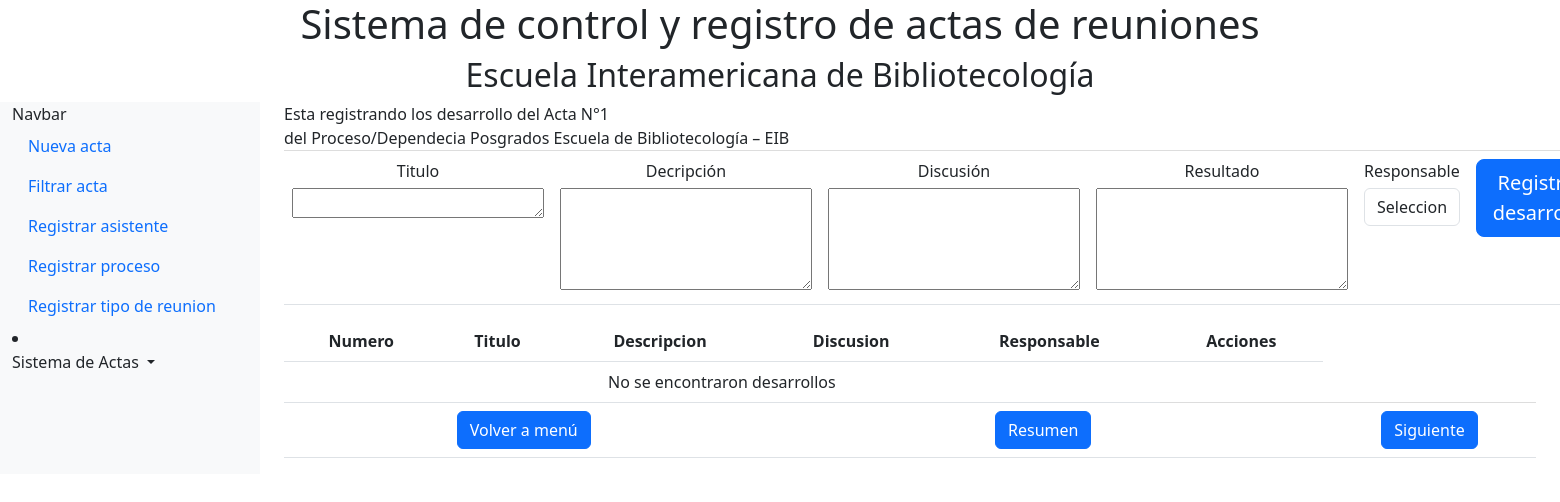
The page /app_registro/RegistroDesarrollo/19/123/1/ on the database as committed earlier.
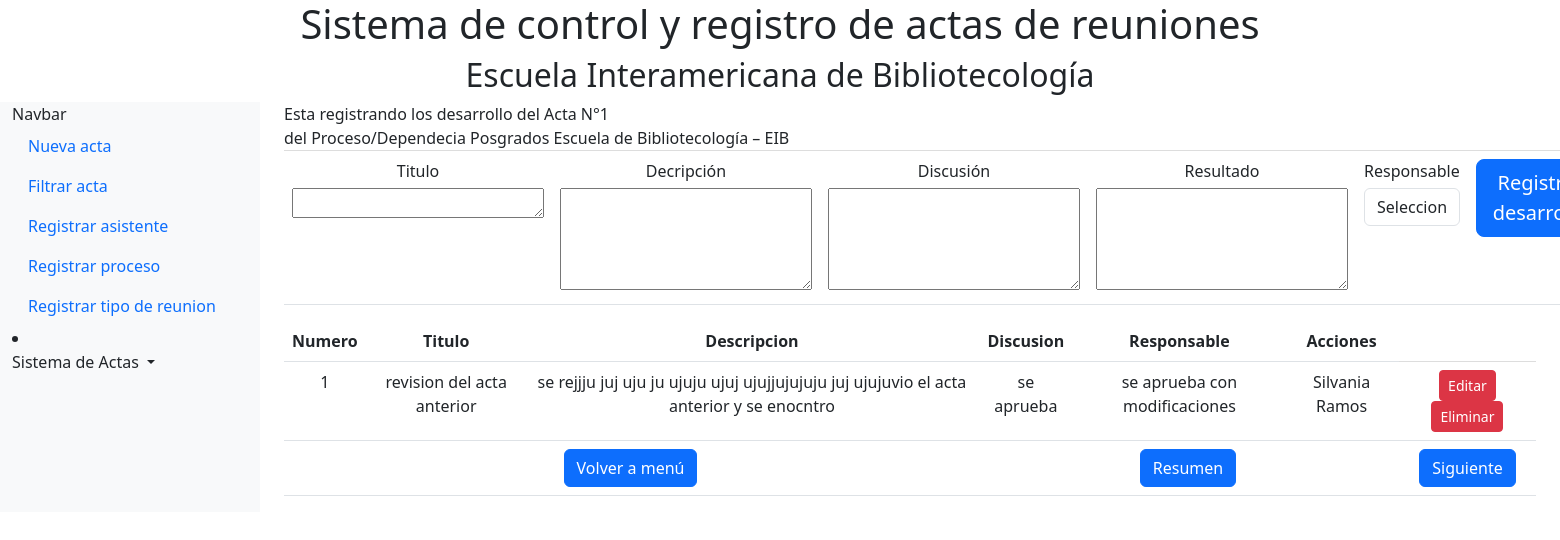
The same page on the database as committed later.
### app_registro/models.py (models this page shows, shortened)
class Development(models.Model):
    act_id = models.ForeignKey(Act,on_delete =models.CASCADE)
    num = models.IntegerField(default=None)
    tittle =  models.CharField(max_length=2000,null=True, default=None)
    description =  models.CharField(max_length=20000,null=True, default=None)
    discussion =  models.CharField(max_length=20000,null=True, default=None)
    result =  models.CharField(max_length=20000,null=True, default=None)
    user_id = models.ForeignKey(User,on_delete =models.CASCADE,default=None)

class User(models.Model):
    name = models.CharField(max_length=200, default=None)
    mail = models.CharField(max_length=200,null=True,default=None)
    num_id = models.IntegerField(default=None)

### app_registro/views.py (the view)
# urls.py: path('RegistroDesarrollo/<int:act_id>/<str:act_proceso>/<int:act_ident>/', views.RegisterDevelopment, name='RegistroDevelop'),
def RegisterDevelopment(request,act_id,act_proceso,act_ident):
    if request.method == 'POST':
        formdevelopment = RegisterFormDevelopment(request.POST)
        if formdevelopment.is_valid():
            desarrollo = formdevelopment.save(commit=False)
            last_development = Development.objects.filter(act_id=act_id).order_by('-num').first()
            if last_development:
                new_num = last_development.num + 1
            else:
                new_num = 1
            desarrollo.num = new_num
            desarrollo.save()
            url_redireccion = reverse('RegistroDevelop' , args=[act_id, act_proceso, act_ident])
            return redirect(url_redireccion)
        else:
            print("Errores del formulario:")
            print(formdevelopment.errors)
    else:
        formdevelopment = RegisterFormDevelopment()
    desarrollo = Development.objects.filter(act_id=act_id)
    proceso = Dependece.objects.get(cod=act_proceso)
    context = {
            'form': formdevelopment,'act_id': act_id,'act_proceso': act_proceso,
            'act_ident': act_ident,'desarrollo':desarrollo,'proceso': proceso}
    return render(request, 'app_registro/formulario3.html',  context )

### app_registro/forms.py
class RegisterFormDevelopment(forms.ModelForm):
    class Meta:
        model = Development
        fields = "__all__"
    def __init__(self, *args, **kwargs):
        super().__init__(*args, **kwargs)
        self.fields['result'].required = False
        self.fields['discussion'].required = False
        self.fields['num'].required = False
        self.fields['act_id'].required = False
        user = User.objects.values_list('pk','name')
        self.fields['user_id'].choices = user

### Templates/app_registro/formulario3.html (shortened to what the changed rows need)
{% extends 'base.html' %}
{% load static %}
    {% block content %}
    <main class="col-md-9 ms-sm-auto col-lg-10 px-md-4">
              <form method="post" id="myForm">
                <table class="table text-center">
                  <thead>
                    <tr>
                      <th>Numero</th>
                      <th>Titulo</th>
                      <th>Descripcion</th>
                      <th>Discusion</th>
                      <th>Responsable</th>
                      <th>Acciones</th>
                    </tr>
                  </thead>
                  <tbody>
                    {% for user in desarrollo %}
                      <tr>
                        <td>{{ user.num }}</td>
                        <td>{{ user.tittle }}</td>
                        <td>{{ user.description }}</td>
                        <td>{{ user.discussion }}</td>
                        <td>{{ user.result }}</td>
                        <td>{{ user.user_id.name }}</td>
                        <td>
                          <a href="{% url 'EditarRegistroDesarrollo' user.id act_id act_proceso act_ident%}" class="btn btn-danger btn-sm">Editar</a>
                          <a href="{% url 'eliminar_Desarrollo' user.id act_id act_proceso act_ident%}" class="btn btn-danger btn-sm delete-typemeet" data-typemeet-id="{{ user.id }}">Eliminar</a>
                        </td>
                      </tr>
                    {% empty %}
                      <tr>
                        <td colspan="5">No se encontraron desarrollos</td>
                      </tr>
                    {% endfor %}
                  </tbody>
                </table>
              </form>
            </main>
{% endblock %}

Rows that differ between the two databases and show on the page:
added Development: num "1", tittle "revision del acta anterior", description "se rejjju juj uju ju ujuju ujuj ujujjujujuju juj ujujuvio el acta anterior y se enocntro", discussion "se aprueba", result "se aprueba con modificaciones", user_id.name "Silvania Ramos"
Other text that changed with them:
text no longer shown: "No se encontraron desarrollos"
